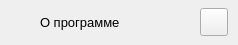
              <widget class="QFrame" name="extraTopBg">
               <property name="minimumSize">
                <size>
                 <width>0</width>
                 <height>45</height>
                </size>
               </property>
               <property name="maximumSize">
                <size>
                 <width>16777215</width>
                 <height>45</height>
                </size>
               </property>
               <property name="frameShape">
                <enum>QFrame::NoFrame</enum>
               </property>
               <property name="frameShadow">
                <enum>QFrame::Raised</enum>
               </property>
               <layout class="QVBoxLayout" name="verticalLayout_5">
                <property name="spacing">
                 <number>0</number>
                </property>
                <property name="leftMargin">
                 <number>0</number>
                </property>
                <property name="topMargin">
                 <number>0</number>
                </property>
                <property name="rightMargin">
                 <number>0</number>
                </property>
                <property name="bottomMargin">
                 <number>0</number>
                </property>
                <item>
                 <layout class="QGridLayout" name="extraTopLayout">
                  <property name="leftMargin">
                   <number>10</number>
                  </property>
                  <property name="rightMargin">
                   <number>10</number>
                  </property>
                  <property name="horizontalSpacing">
                   <number>10</number>
                  </property>
                  <property name="verticalSpacing">
                   <number>0</number>
                  </property>
                  <item row="0" column="0">
                   <widget class="QFrame" name="extraIcon">
                    <property name="minimumSize">
                     <size>
                      <width>20</width>
                      <height>0</height>
                     </size>
                    </property>
                    <property name="maximumSize">
                     <size>
                      <width>20</width>
                      <height>20</height>
                     </size>
                    </property>
                    <property name="frameShape">
                     <enum>QFrame::NoFrame</enum>
                    </property>
                    <property name="frameShadow">
                     <enum>QFrame::Raised</enum>
                    </property>
                   </widget>
                  </item>
                  <item row="0" column="1">
                   <widget class="QLabel" name="extraLabel">
                    <property name="minimumSize">
                     <size>
                      <width>150</width>
                      <height>0</height>
                     </size>
                    </property>
                    <property name="font">
                     <font>
                      <pointsize>10</pointsize>
                     </font>
                    </property>
                    <property name="text">
                     <string>О программе</string>
                    </property>
                   </widget>
                  </item>
                  <item row="0" column="2">
                   <widget class="QPushButton" name="extraCloseColumnBtn">
                    <property name="minimumSize">
                     <size>
                      <width>28</width>
                      <height>28</height>
                     </size>
                    </property>
                    <property name="maximumSize">
                     <size>
                      <width>28</width>
                      <height>28</height>
                     </size>
                    </property>
                    <property name="cursor">
                     <cursorShape>PointingHandCursor</cursorShape>
                    </property>
                    <property name="toolTip">
                     <string>Закрыть</string>
                    </property>
                    <property name="text">
                     <string/>
                    </property>
                    <property name="icon">
                     <iconset resource="resources.qrc">
                      <normaloff>:/icons/images/icons/icon_close.png</normaloff>:/icons/images/icons/icon_close.png</iconset>
                    </property>
                    <property name="iconSize">
                     <size>
                      <width>20</width>
                      <height>20</height>
                     </size>
                    </property>
                   </widget>
                  </item>
                 </layout>
                </item>
               </layout>
              </widget>
